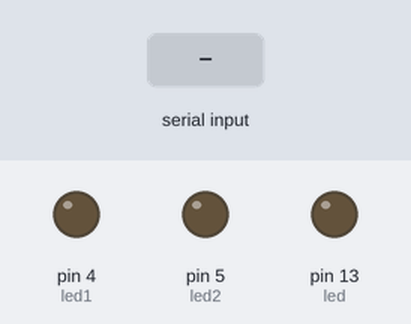
A sketch run on a simulated Arduino Uno, built with avr-gcc and run on an emulated ATmega328P. On the bench: output pins drawn as LEDs (lit = HIGH). Inputs (shaded band) come from the test bench.

Above: at 1.2 s.
1.3 s: "1" received over Serial
At 1.7 s:
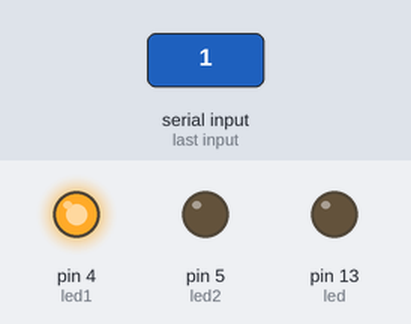
2.8 s: "2" received over Serial
At 4.0 s:
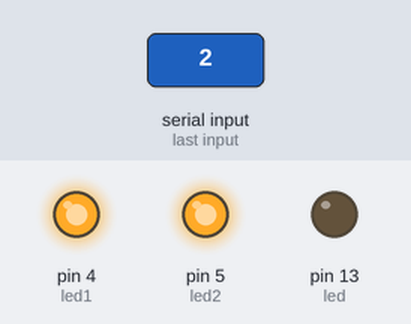
5.8 s: "200\n" received over Serial
8.8 s: "1\n" received over Serial
At 9.8 s:
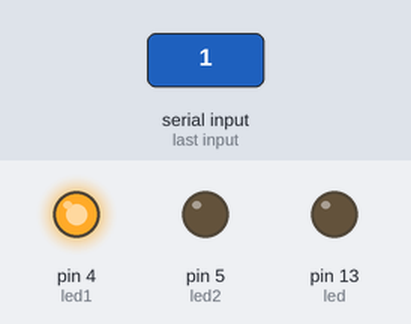
Timing chart, 0 to 13.3 s (numbered marks = the images above; inputs shaded):
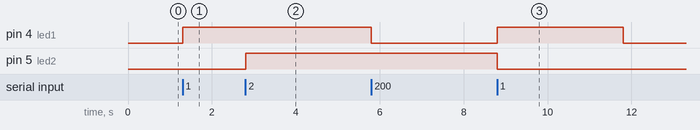

Measured:
- after the input at 1.3 s, pin 4 (led1): LOW → HIGH at once
- after the input at 2.8 s, pin 5 (led2): LOW → HIGH at once
- after the input at 8.8 s, pin 4 (led1): LOW → HIGH at once, → LOW 3.0 s later

The sketch:

millis.ino
```cpp
String okunanKarakter;
int led = 13;
int led1 = 4;
int led2 = 5;
int b = 0;
bool durum = false;
bool gate = false;
bool gate1 = false;
int LEDdurumu = 0;
int LEDdurumu1 = 0;

unsigned long eskiZaman = 0;
unsigned long eskiZaman1 = 0;
unsigned long yeniZaman;


void setup() {
  Serial.begin(9600);
  pinMode(led, OUTPUT);
  pinMode(led1, OUTPUT);
  pinMode(led2, OUTPUT);
}


void serialEvent() {
  /******************************Usb_port_data_okuma******************************/
  if (Serial.available() > 0) {
    okunanKarakter = Serial.read();
    b = okunanKarakter.toInt();
  }
}
void loop() {

  yeniZaman = millis();


/******************************************zaman millis***********************/

  if (durum == true) {

    if (yeniZaman - eskiZaman > 3000) {
      if (LEDdurumu == 1) {
        digitalWrite(led2, LOW);
        LEDdurumu = 0;
        eskiZaman = 0;
        gate = false;
      }
    }

    if (yeniZaman - eskiZaman1 > 3000) {
      if (LEDdurumu1 == 1) {
        digitalWrite(led1, LOW);
        LEDdurumu1 = 0;
        eskiZaman1 = 0;
        gate1 = false;
      }
    }

    if ((gate == false) && (gate1 == false)) {
      durum = false;
      yeniZaman = 0;
    }
  }
  /******************************Komut****************************************/
  switch (b) {


    case '1': {
        digitalWrite(led1, HIGH);
        LEDdurumu1 = 1;
        durum = true;
        gate1 = true;
        eskiZaman1 = millis();
        break;
      }

    case '2': {
        digitalWrite(led2, HIGH);
        LEDdurumu = 1;
        durum = true;
        gate = true;
        eskiZaman = millis();
        break;
      }
  }


  /*************************************************************************/
}
```
